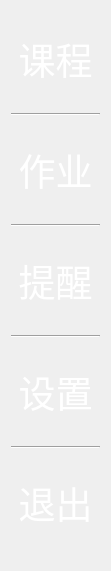
  <widget class="QWidget" name="layoutWidget">
   <property name="geometry">
    <rect>
     <x>853</x>
     <y>70</y>
     <width>111</width>
     <height>571</height>
    </rect>
   </property>
   <layout class="QVBoxLayout" name="verticalLayout">
    <item>
     <widget class="QPushButton" name="btn_course">
      <property name="font">
       <font>
        <family>华文行楷</family>
        <pointsize>28</pointsize>
       </font>
      </property>
      <property name="styleSheet">
       <string notr="true">color: rgb(255, 255, 255);
background-color: rgb(245, 190, 197);</string>
      </property>
      <property name="text">
       <string>课程</string>
      </property>
      <property name="flat">
       <bool>true</bool>
      </property>
     </widget>
    </item>
    <item>
     <widget class="Line" name="line_2">
      <property name="orientation">
       <enum>Qt::Horizontal</enum>
      </property>
     </widget>
    </item>
    <item>
     <widget class="QPushButton" name="btn_homework">
      <property name="font">
       <font>
        <family>华文行楷</family>
        <pointsize>28</pointsize>
       </font>
      </property>
      <property name="styleSheet">
       <string notr="true">color: rgb(255, 255, 255);
background-color: rgb(245, 190, 197);</string>
      </property>
      <property name="text">
       <string>作业</string>
      </property>
      <property name="flat">
       <bool>true</bool>
      </property>
     </widget>
    </item>
    <item>
     <widget class="Line" name="line_3">
      <property name="orientation">
       <enum>Qt::Horizontal</enum>
      </property>
     </widget>
    </item>
    <item>
     <widget class="QPushButton" name="btn_reminder">
      <property name="font">
       <font>
        <family>华文行楷</family>
        <pointsize>28</pointsize>
       </font>
      </property>
      <property name="styleSheet">
       <string notr="true">color: rgb(255, 255, 255);
background-color: rgb(245, 190, 197);</string>
      </property>
      <property name="text">
       <string>提醒</string>
      </property>
      <property name="flat">
       <bool>true</bool>
      </property>
     </widget>
    </item>
    <item>
     <widget class="Line" name="line_4">
      <property name="orientation">
       <enum>Qt::Horizontal</enum>
      </property>
     </widget>
    </item>
    <item>
     <widget class="QPushButton" name="btn_setting">
      <property name="font">
       <font>
        <family>华文行楷</family>
        <pointsize>28</pointsize>
       </font>
      </property>
      <property name="styleSheet">
       <string notr="true">color: rgb(255, 255, 255);
background-color: rgb(245, 190, 197);</string>
      </property>
      <property name="text">
       <string>设置</string>
      </property>
      <property name="flat">
       <bool>true</bool>
      </property>
     </widget>
    </item>
    <item>
     <widget class="Line" name="line_5">
      <property name="orientation">
       <enum>Qt::Horizontal</enum>
      </property>
     </widget>
    </item>
    <item>
     <widget class="QPushButton" name="btn_quit">
      <property name="font">
       <font>
        <family>华文行楷</family>
        <pointsize>28</pointsize>
       </font>
      </property>
      <property name="styleSheet">
       <string notr="true">color: rgb(255, 255, 255);
background-color: rgb(245, 190, 197);</string>
      </property>
      <property name="text">
       <string>退出</string>
      </property>
      <property name="flat">
       <bool>true</bool>
      </property>
     </widget>
    </item>
   </layout>
  </widget>
